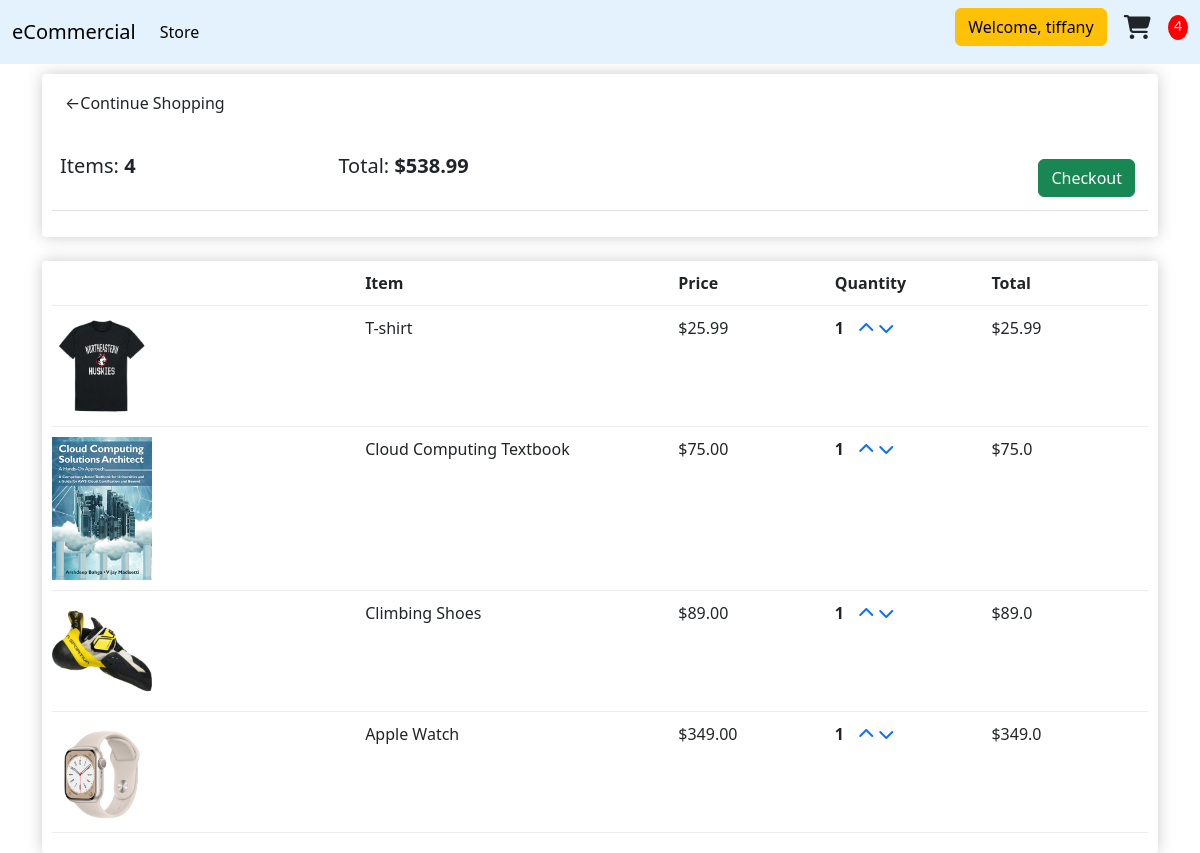
The app's page /cart/ (signed in) with its own data.
### store/models.py (models this page shows, shortened)
class Order(models.Model):
    customer = models.ForeignKey(Customer, on_delete=models.SET_NULL, blank=True, null=True)
    date_order = models.DateTimeField(auto_now_add=True)
    complete = models.BooleanField(default=False, null=True, blank=False)
    transaction_id = models.CharField(max_length=200, null=True)
    @property
    def get_cart_total(self):
        orderitems = self.orderitem_set.all()
        total = sum([item.get_total for item in orderitems])
        return total
    @property
    def get_cart_items(self):
        orderitems = self.orderitem_set.all()
        total = sum([item.quantity for item in orderitems])
        return total

class OrderItem(models.Model):
    product = models.ForeignKey(Product, on_delete=models.SET_NULL, blank=True, null=True)
    order = models.ForeignKey(Order, on_delete=models.SET_NULL, blank=True, null=True)
    quantity = models.IntegerField(default=0, null=True, blank=True)
    date_added = models.DateTimeField(auto_now_add=True)
    @property
    def get_total(self):
        total = self.product.price * self.quantity
        return total

class Product(models.Model):
    name = models.CharField(max_length=200, null=True)
    price = models.FloatField()
    digital = models.BooleanField(default=False, null=True, blank=False)
    image = models.ImageField(null=True, blank=True)
    @property
    def imageURL(self):
        try:
            url = self.image.url
        except:
            url = ''
        return url

### store/views.py (the view)
# urls.py: path('cart/', views.cart, name="cart"),
def cart(request):
    if request.user.is_authenticated:
        customer = request.user.customer
        order, created = Order.objects.get_or_create(customer=customer, complete=False)
        items = order.orderitem_set.all()
        cartItems = order.get_cart_items
    else:
        items = []
        order = {'get_cart_total': 0, 'get_cart_items': 0}
        cartItems = order['get_cart_items']
    context = {'order': order, 'items': items, 'cartItems': cartItems}
    return render(request, 'store/cart.html', context)

### store/templates/store/cart.html
{% extends 'store/main.html' %}
{% load static %}
{% block content %}
<div class="row">
    <div class="col-lg-12">
        <div class="box-element">
            <a class="btn btn-outline-black" href="{% url 'store' %}">&#x2190;Continue Shopping
            </a>
            <br>
            <br>
            <table class="table">
                <tr>
                    <th><h5>Items: <strong>{{ order.get_cart_items }}</strong></h5></th>
                    <th><h5>Total: <strong>${{ order.get_cart_total }}</strong></h5></th>
                    <th><a style="float: right; margin: 5px" class="btn btn-success" href="#">Checkout</a></th>
                </tr>
            </table>
        </div>
        <br>
        <div class="box-element">
            <div class="cart-row">
                <div style="flex:2"></div>
                <div style="flex:2"><strong>Item</strong></div>
                <div style="flex:1"><strong>Price</strong></div>
                <div style="flex:1"><strong>Quantity</strong></div>
                <div style="flex:1"><strong>Total</strong></div>
            </div>
            {% for item in items %}
            <div class="cart-row">
                <div style="flex:2"><img class="row-image" src="{{item.product.imageURL}}"></div>
                <div style="flex:2">{{ item.product.name }}</div>
                <div style="flex:1">${{ item.product.price|floatformat:2 }}</div>
                <div style="flex:1">
                    <p class="quantity">{{ item.quantity }}</p>
                    <div class="quantity">
                        <a data-product="{{ item.product.id }}" data-action="add" class="update-cart"><i class="fa-solid fa-chevron-up"></i></a>
                        <a data-product="{{ item.product.id }}" data-action="remove" class="update-cart"><i class="fa-solid fa-chevron-down"></i></a>
                    </div>
                </div>
                <div style="flex:1">${{ item.get_total}}</div>
            </div>
            {% endfor %}
        </div>
    </div>
</div>
{% endblock content %}

### store/templates/store/main.html (shortened to what this page needs)
<!DOCTYPE html>
{%  load static %}
<html lang="en">
<head>
    <link href="https://cdn.jsdelivr.net/npm/bootstrap@5.3.0-alpha1/dist/css/bootstrap.min.css" rel="stylesheet">
    <link rel="stylesheet" type="text/css" href="{%  static 'css/main.css' %}">
</head>
<body>
    <nav class="navbar navbar-expand-lg" style="background-color: #e3f2fd;">
        <div class="container-fluid">
            <a class="navbar-brand" href="{% url 'store' %}">eCommercial</a>
            <div class="collapse navbar-collapse" id="navbarNav">
                <ul class="navbar-nav mr-auto">
                    <li class="nav-item">
                      <a class="nav-link active" aria-current="page" href="{% url 'store' %}">Store</a>
                    </li>
                </ul>
            </div>
            <div class="form-inline">
                <a href="#" class="btn btn-warning">Welcome, {{user}}</a>
                <a href="{% url 'cart' %}" class="btn">
                    <i class="fa-solid fa-cart-shopping fa-xl cart-icon"></i>
                </a>
                <p id="cart-total">{{ cartItems }}</p>
            </div>
        </div>
    </nav>
    <div class="container">
        {% block content %}
        {% endblock content %}
    </div>
</body>
</html>

### static/css/main.css (style rules this page uses)
.box-element { box-shadow: hsl(0, 0%, 80%) 0 0 16px; background-color: #fff; border-radius: 4px; padding: 10px; }
.cart-row { display: flex; align-items: stretch; padding-bottom: 10px; margin-bottom: 10px; border-bottom: 1px solid #ececec; }
#cart-total { display: inline-block; text-align: center; color:#fff; background-color: red; width: 20px; height: 25px; border-radius: 50%; font-size: 14px; }
.col-lg-4, .col-lg-6, .col-lg-8, .col-lg-12 { margin-top: 10px; }
.row-image { width: 100px; }
.quantity { display: inline-block; font-weight: 700; padding-right: 10px; }

### records on screen
Order: get_cart_items "4", get_cart_total "538.99"
OrderItem: product.imageURL (picture), product.name "T-shirt", product.price "25.99", quantity "1", get_total "25.99"
OrderItem: product.imageURL (picture), product.name "Cloud Computing Textbook", product.price "75.00", quantity "1", get_total "75.0"
OrderItem: product.imageURL (picture), product.name "Climbing Shoes", product.price "89.00", quantity "1", get_total "89.0"
OrderItem: product.imageURL (picture), product.name "Apple Watch", product.price "349.00", quantity "1", get_total "349.0"

### other values on screen
{{ user }} "tiffany"
{{ cartItems }} "4"
